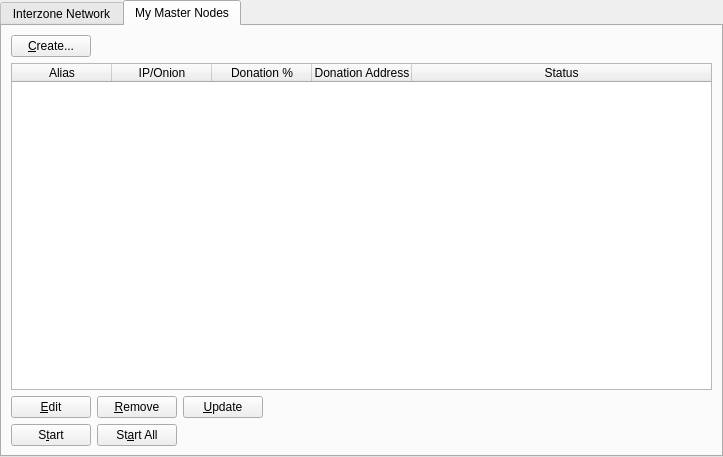
<?xml version="1.0" encoding="UTF-8"?>
<ui version="4.0">
 <class>MasternodeManager</class>
 <widget class="QWidget" name="MasternodeManager">
  <property name="geometry">
   <rect>
    <x>0</x>
    <y>0</y>
    <width>723</width>
    <height>457</height>
   </rect>
  </property>
  <property name="windowTitle">
   <string>Form</string>
  </property>
  <layout class="QVBoxLayout" name="topLayout">
   <property name="leftMargin">
    <number>0</number>
   </property>
   <property name="topMargin">
    <number>0</number>
   </property>
   <property name="rightMargin">
    <number>0</number>
   </property>
   <property name="bottomMargin">
    <number>0</number>
   </property>
   <item>
    <layout class="QVBoxLayout" name="verticalLayout">
     <property name="bottomMargin">
      <number>0</number>
     </property>
     <item>
      <widget class="QTabWidget" name="tabWidget">
       <property name="currentIndex">
        <number>1</number>
       </property>
       <widget class="QWidget" name="tab">
        <attribute name="title">
         <string>Interzone Network</string>
        </attribute>
        <layout class="QGridLayout" name="gridLayout">
         <item row="1" column="0">
          <widget class="QTableWidget" name="tableWidget">
           <property name="editTriggers">
            <set>QAbstractItemView::NoEditTriggers</set>
           </property>
           <property name="alternatingRowColors">
            <bool>true</bool>
           </property>
           <property name="selectionBehavior">
            <enum>QAbstractItemView::SelectRows</enum>
           </property>
           <property name="sortingEnabled">
            <bool>true</bool>
           </property>
           <attribute name="horizontalHeaderStretchLastSection">
            <bool>true</bool>
           </attribute>
           <column>
            <property name="text">
             <string>Address</string>
            </property>
           </column>
           <column>
            <property name="text">
             <string>Rank</string>
            </property>
           </column>
           <column>
            <property name="text">
             <string>Active</string>
            </property>
           </column>
           <column>
            <property name="text">
             <string>Active (secs)</string>
            </property>
           </column>
           <column>
            <property name="text">
             <string>Last Seen</string>
            </property>
           </column>
           <column>
            <property name="text">
             <string>Pubkey</string>
            </property>
           </column>
          </widget>
         </item>
         <item row="2" column="0">
          <widget class="QTableWidget" name="tableWidget_3">
           <property name="editTriggers">
            <set>QAbstractItemView::NoEditTriggers</set>
           </property>
           <property name="alternatingRowColors">
            <bool>true</bool>
           </property>
           <property name="selectionBehavior">
            <enum>QAbstractItemView::SelectRows</enum>
           </property>
           <property name="sortingEnabled">
            <bool>true</bool>
           </property>
           <attribute name="horizontalHeaderStretchLastSection">
            <bool>true</bool>
           </attribute>
           <column>
            <property name="text">
             <string>Address</string>
            </property>
           </column>
           <column>
            <property name="text">
             <string>Rank</string>
            </property>
           </column>
           <column>
            <property name="text">
             <string>Active</string>
            </property>
           </column>
           <column>
            <property name="text">
             <string>Active (secs)</string>
            </property>
           </column>
           <column>
            <property name="text">
             <string>Last Seen</string>
            </property>
           </column>
           <column>
            <property name="text">
             <string>Pubkey</string>
            </property>
           </column>
          </widget>
         </item>
         <item row="0" column="0">
          <layout class="QHBoxLayout" name="horizontalLayout_3">
           <property name="bottomMargin">
            <number>0</number>
           </property>
           <item>
            <widget class="QLabel" name="label_2">
             <property name="text">
              <string>Interzone Node Count:</string>
             </property>
            </widget>
           </item>
           <item>
            <widget class="QLabel" name="countLabel">
             <property name="text">
              <string>0</string>
             </property>
            </widget>
           </item>
           <item>
            <spacer name="horizontalSpacer_3">
             <property name="orientation">
              <enum>Qt::Horizontal</enum>
             </property>
             <property name="sizeHint" stdset="0">
              <size>
               <width>40</width>
               <height>20</height>
              </size>
             </property>
            </spacer>
           </item>
          </layout>
         </item>
        </layout>
       </widget>
       <widget class="QWidget" name="tab_2">
        <attribute name="title">
         <string>My Master Nodes</string>
        </attribute>
        <layout class="QGridLayout" name="gridLayout_2">
         <item row="0" column="0">
          <layout class="QVBoxLayout" name="verticalLayout_2">
           <property name="bottomMargin">
            <number>0</number>
           </property>
           <item>
            <layout class="QHBoxLayout" name="horizontalLayout">
             <item>
              <widget class="QPushButton" name="createButton">
               <property name="text">
                <string>&amp;Create...</string>
               </property>
              </widget>
             </item>
             <item>
              <spacer name="horizontalSpacer">
               <property name="orientation">
                <enum>Qt::Horizontal</enum>
               </property>
               <property name="sizeHint" stdset="0">
                <size>
                 <width>40</width>
                 <height>20</height>
                </size>
               </property>
              </spacer>
             </item>
            </layout>
           </item>
           <item>
            <widget class="QTableWidget" name="tableWidget_2">
             <property name="minimumSize">
              <size>
               <width>695</width>
               <height>0</height>
              </size>
             </property>
             <property name="editTriggers">
              <set>QAbstractItemView::NoEditTriggers</set>
             </property>
             <property name="alternatingRowColors">
              <bool>true</bool>
             </property>
             <property name="selectionMode">
              <enum>QAbstractItemView::SingleSelection</enum>
             </property>
             <property name="selectionBehavior">
              <enum>QAbstractItemView::SelectRows</enum>
             </property>
             <attribute name="horizontalHeaderStretchLastSection">
              <bool>true</bool>
             </attribute>
             <column>
              <property name="text">
               <string>Alias</string>
              </property>
             </column>
             <column>
              <property name="text">
               <string>IP/Onion</string>
              </property>
             </column>
             <column>
              <property name="text">
               <string>Donation %</string>
              </property>
             </column>
             <column>
              <property name="text">
               <string>Donation Address</string>
              </property>
             </column>
             <column>
              <property name="text">
               <string>Status</string>
              </property>
             </column>
            </widget>
           </item>
           <item>
            <layout class="QHBoxLayout" name="horizontalLayout_2">
             <property name="bottomMargin">
              <number>0</number>
             </property>
             <item>
              <widget class="QPushButton" name="editButton">
               <property name="text">
                <string>&amp;Edit</string>
               </property>
              </widget>
             </item>
             <item>
              <widget class="QPushButton" name="removeButton">
               <property name="text">
                <string>&amp;Remove</string>
               </property>
              </widget>
             </item>
             <item>
              <widget class="QPushButton" name="UpdateButton">
               <property name="text">
                <string>&amp;Update</string>
               </property>
              </widget>
             </item>
             <item>
              <spacer name="horizontalSpacer_2">
               <property name="orientation">
                <enum>Qt::Horizontal</enum>
               </property>
               <property name="sizeHint" stdset="0">
                <size>
                 <width>40</width>
                 <height>20</height>
                </size>
               </property>
              </spacer>
             </item>
            </layout>
           </item>
           <item>
            <layout class="QHBoxLayout" name="horizontalLayout_4">
             <property name="bottomMargin">
              <number>0</number>
             </property>
            </layout>
           </item>
           <item>
            <layout class="QHBoxLayout" name="horizontalLayout_5">
             <property name="bottomMargin">
              <number>0</number>
             </property>
             <item>
              <widget class="QPushButton" name="startButton">
               <property name="text">
                <string>S&amp;tart</string>
               </property>
              </widget>
             </item>
             <item>
              <widget class="QPushButton" name="startAllButton">
               <property name="text">
                <string>St&amp;art All</string>
               </property>
              </widget>
             </item>
             <item>
              <spacer name="horizontalSpacer_5">
               <property name="orientation">
                <enum>Qt::Horizontal</enum>
               </property>
               <property name="sizeHint" stdset="0">
                <size>
                 <width>40</width>
                 <height>20</height>
                </size>
               </property>
              </spacer>
             </item>
            </layout>
           </item>
          </layout>
         </item>
        </layout>
       </widget>
      </widget>
     </item>
    </layout>
   </item>
  </layout>
 </widget>
 <resources/>
 <connections/>
</ui>
